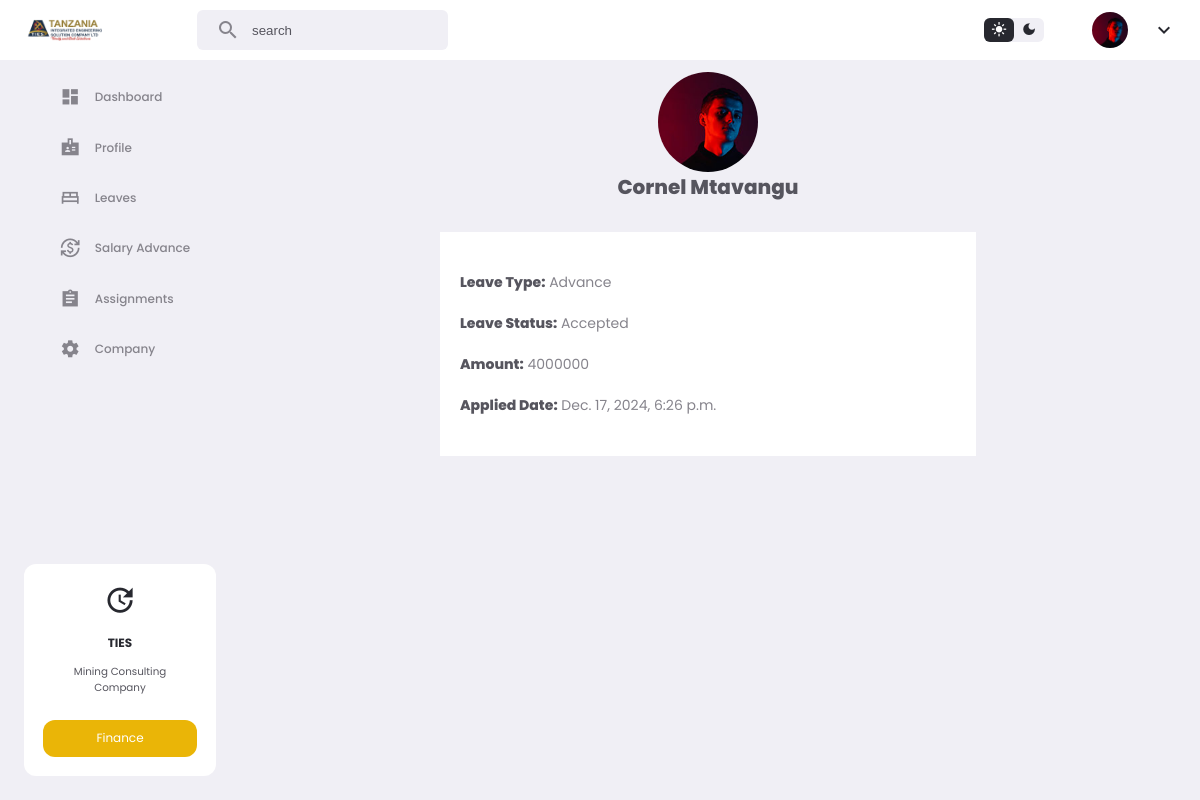
The app's page /salaryAdvanceDetails/2/ with its own data.
### app/models.py (models this page shows, shortened)
class SalaryAdvance(models.Model):
    name = models.ForeignKey(CustomUser, on_delete=models.CASCADE)
    typeOf = models.CharField(max_length=100)
    status = models.CharField(max_length=10000, default='pending')
    amount = models.IntegerField()
    date_applied = models.DateTimeField(auto_now_add=True)

class CustomUser(AbstractUser):
    email = models.EmailField(unique=True)
    phone = models.CharField(max_length=15, null=True,blank=True, default="null")
    image = models.ImageField(upload_to='media/', blank=True, null=True)
    middle_name = models.CharField(max_length=100, null=True, blank=True)
    gender = models.CharField(max_length=100, null=True, blank=True)
    birthDate = models.DateField(null=True, blank=True)
    nextKinName = models.CharField(max_length=100, null=True, blank=True)
    nextKinRelation = models.CharField(max_length=100, null=True, blank=True)
    nextKinAddress = models.CharField(max_length=100, null=True, blank=True)
    nextKinPhone = models.CharField(max_length=100, null=True, blank=True)
    nida = models.CharField(max_length=100, null=True, blank=True)
    homeAddress = models.CharField(max_length=100, null=True, blank=True)
    uniName = models.CharField(max_length=100, null=True, blank=True)
    uniLevel = models.CharField(max_length=100, null=True, blank=True)
    uniCourse = models.CharField(max_length=100, null=True, blank=True)
    startYear = models.CharField(max_length=100, null=True, blank=True)
    endYear = models.CharField(max_length=100, null=True, blank=True)
    role = models.CharField(max_length=50, null=True,blank=True, default="user")
    signedDate = models.DateField(null=True, blank=True)
    expireDate = models.DateField(null=True, blank=True)
    contractDuration = models.CharField(max_length=100, null=True, blank=True)
    remainDuration = models.CharField(max_length=100, null=True, blank=True)
    attachment = models.FileField(upload_to='attachments/', null=True, blank=True)

### app/views.py (the view)
# urls.py: path('salaryAdvanceDetails/<int:id>/', views.salaryAdvanceDetails, name='salaryAdvanceDetails'),
def salaryAdvanceDetails(request, id):
    x = SalaryAdvance.objects.get(id = id)
    context = {
        'x':x
    }
    return render(request, 'app/salaryAdvanceDetails.html',context)

### app/templatetags/custom_filters.py (called while the page is built)
@register.filter(name='is_in_group')
def is_in_group(user, group_name):
    return user.groups.filter(name=group_name).exists()

### app/templates/app/salaryAdvanceDetails.html (shortened to what this page needs)
{% extends 'app/base2.html' %}
{% load static %}
{% load humanize %}
{% load custom_filters %}
{% block content %}
<section class="leavesDetails">
    <div class="top">
        <img src="{% static 'app/images/profile-1.jpg' %}" alt="">
        <h4>{{x.name.first_name}} {{x.name.last_name}}</h4>
    </div>
    <div class="bdy">
        <div class="left">
            <p><span>Leave Type:</span> {{x.typeOf}}</p>
            <p><span>Leave Status:</span> {{x.status}}</p>
            <p><span>Amount:</span> {{x.amount}}</p>
            <p><span>Applied Date:</span> {{x.date_applied}}</p>
        </div>
    </div>
</section>
{% endblock %}

### app/static/app/home2.css (style rules this page uses)
:root { --color-white: #ffffff; --color-light: #f0eff5; --color-gray-light: #86848c; --color-gray-dark: #56555e; --color-dark: #27282f; --color-primary: rgb(234,181,7); --color-success: rgb(34,202,75); --color-danger: rgb(255,67,54); --color-warning: rgb(71, 7, 234); --color-purple: rgb(160,99,245); --color-primary-light: rgba(71,7,234,0.2); --color-success-light: rgba(34,202,75,0.2); --color-danger-light: rgba(255,67,54,0.2); --color-purple-light: rgba(160,99,245,0.2); --color-warning-light: rgba(234,181,7,0.2); --color-white-light: rgba(255, 255, 255, 0.6); --company-color-1: #1a3048; --company-color-2: #9f893c; --company-color-3: #ffbf00; --card-padding: 1.6rem; --padding-1: 1rem; --padding-2: 8px; --card-border-radius: 1.6rem; --border-radius-1: 1rem; --border-radius-2: 6px; }
* { margin: 0; padding: 0; outline: 0; border: 0; appearance: none; text-decoration: none; list-style: none; box-sizing: border-box; }
html { font-size: 12px; }
body { background: var(--color-light); font-family: poppins, sans-serif; min-height: 100vh; color: var(--color-dark); }
img { width: 100%; }
h4 { font-size: 1rem; }
p { font-size: 0.86rem; color: var(--color-gray-dark); }

### app/templates/app/salaryAdvanceDetails.html (style rules this page uses)
.leavesDetails .top { display: flex; flex-direction: column; align-items: center; justify-content: center; }
.leavesDetails .top img { height: 100px; width: 100px; border-radius: 50%; }
.leavesDetails .top h4 { font-size: 20px; font-weight: 800; color: var(--color-gray-dark); }
.leavesDetails .bdy { display: grid; grid-template-columns: 1fr; margin: 30px 200px 0 200px; gap: 20px; }
.leavesDetails .bdy .left { background: var(--color-white); padding: 20px; }
.leavesDetails .bdy .left p, .leavesDetails .bdy .right p { font-size: 14px; font-weight: 400; color: var(--color-gray-light); margin: 20px 0; }
.leavesDetails .bdy .left p span { font-weight: 800; color: var(--color-gray-dark); }

### records on screen
SalaryAdvance: name.first_name "Cornel", name.last_name "Mtavangu", typeOf "Advance", status "Accepted", amount "4000000", date_applied "Dec. 17, 2024, 6:26 p.m."
